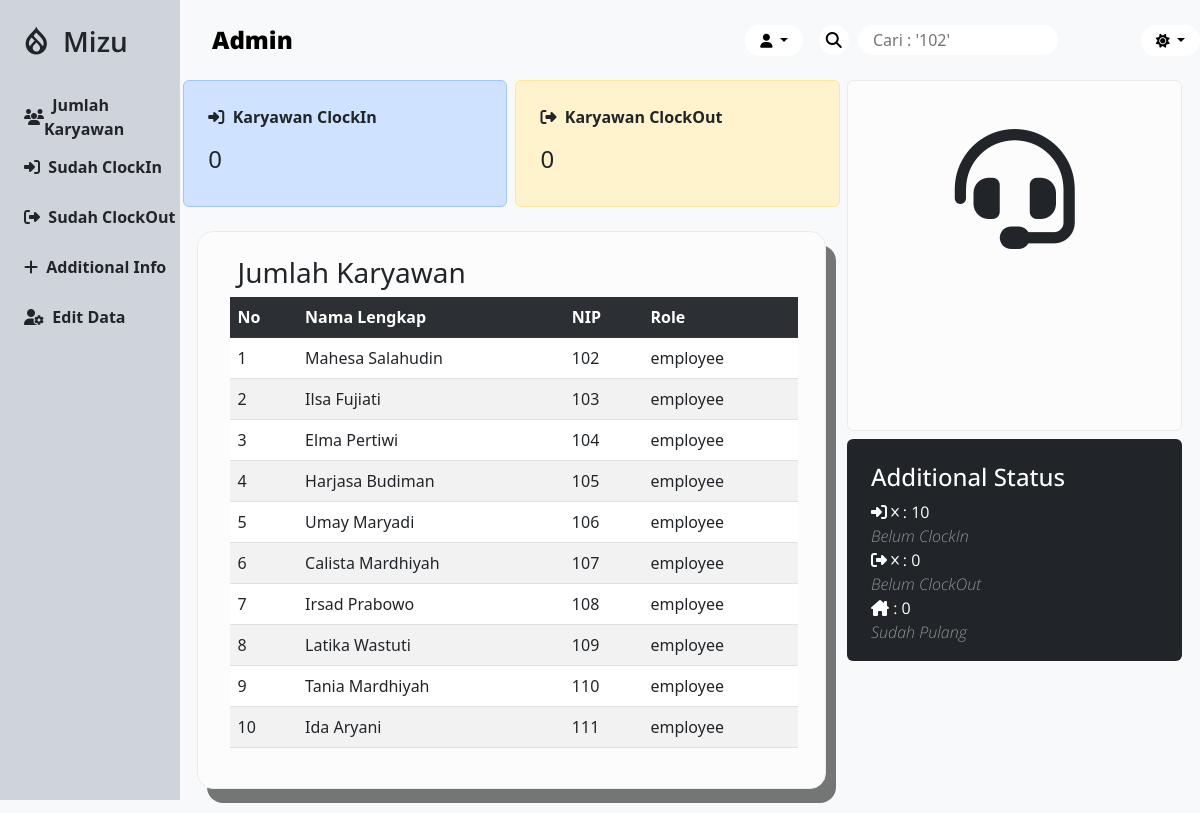
Screenshot of /dashboard/jumlah-karyawan.php with the database file from the repository.
### tables this page shows
CREATE TABLE `users` (
  `id` int(11) NOT NULL,
  `user_id` int(8) NOT NULL,
  `password` varchar(255) NOT NULL,
  `nama_lengkap` varchar(255) NOT NULL,
  `role` varchar(255) NOT NULL
);

### dashboard/jumlah-karyawan.php (the view, shortened to what this page needs)
<?php
$tgl = date("Y-m-d");
include("../connection.php");
$sql = "SELECT * FROM users WHERE role = 'employee'";
$result = $db->query($sql);
$jumlah_karyawan = mysqli_num_rows($result);
$sql = "SELECT jam_masuk FROM absensi WHERE tgl = '$tgl'";
$result = $db->query($sql);
$jumlah_data_clockin = mysqli_num_rows($result);
$sql = "SELECT jam_keluar FROM absensi WHERE tgl = '$tgl'";
$result = $db->query($sql);
$jumlah_data_clockout = mysqli_num_rows($result);
$emp_not_clockin = $jumlah_karyawan - $jumlah_data_clockin;
$sql = "SELECT * FROM users JOIN absensi ON users.user_id = absensi.user_id WHERE absensi.jam_masuk IS NOT NULL AND absensi.tgl = '$tgl' AND absensi.jam_keluar IS NULL ";
$result_belum_clockout = $db->query($sql);
$emp_not_clockout = mysqli_num_rows($result_belum_clockout);
$sql = "SELECT * FROM users JOIN absensi ON users.user_id = absensi.user_id WHERE absensi.jam_masuk IS NOT NULL AND absensi.jam_keluar IS NOT NULL AND absensi.tgl = '$tgl'";
$result_is_home = $db->query($sql);
$emp_home = mysqli_num_rows($result_is_home);
?>
<!DOCTYPE html>
<html lang="en" data-bs-theme="dark">
<head>
    <link rel="stylesheet" href="dashboard-style.css">
    <link href="https://cdn.jsdelivr.net/npm/bootstrap@5.3.0-alpha1/dist/css/bootstrap.min.css" rel="stylesheet">
</head>
<body style="background-color:var(--bs-tertiary-bg)">
    <div class="container-admin">
        <div class="side-navbar" style="background-color: var(--bs-dark-bg-subtle);">
            <nav>
                <ul>
                    <li class="mb-4 d-flex "><a href="./index-admin.php" class="brand"><i class="fa-brands fa-drupal"></i>&nbsp; Mizu</a></li>
                    <li class="nav-item"><a href="#" class="fw-semibold"><i class="fa-solid fa-users"></i>&nbsp;&nbsp;Jumlah Karyawan</a></li>
                    <li class="nav-item"><a href="./sudah-clockin.php" class="fw-semibold"><i class="fa-solid fa-right-to-bracket"></i>&nbsp;&nbsp;Sudah ClockIn</a></li>
                    <li class="nav-item"><a href="./sudah-clockout.php" class="fw-semibold"><i class="fa-solid fa-right-from-bracket"></i>&nbsp;&nbsp;Sudah ClockOut</a></li>
                    <li class="nav-item"><a href="./additional-info.php" class="fw-semibold"><i class="fa-solid fa-plus"></i>&nbsp;&nbsp;Additional Info</a></li>
                    <li class="nav-item"><a href="./edit-data.php" class="fw-semibold"><i class="fa-solid fa-user-gear"></i>&nbsp;&nbsp;Edit Data</a></li>
                </ul>
            </nav>
        </div>
        <div class="wrapper-admin" style="background-color:var(--bs-tertiary-bg)">
            <div class="navbar-admin">
                <nav>
                    <ul>
                        <li class="h-100 align-items-center">
                            <a href="./index-admin.php" class="title-admin" style="color:var(--bs-emphasis-color)">Admin</a>
                        </li>
                    </ul>
                    <div class="dropdown">
                        <button class="user-btn btn btn-sm dropdown-toggle" style="color: var(--bs-emphasis-color);
    background-color:var(--bs-body-bg) ;" type="button" data-bs-toggle="dropdown" aria-expanded="false">
                            <i class="fa-solid fa-user"></i>
                        </button>
                    </div>
                    <form class="ms-3" action="search.php" method="POST">
                        <div class="input-navbar-admin">
                            <button name="search" style="color:var(--bs-emphasis-color); background-color:var(--bs-body-bg)" type="submit"><i class="fa-solid fa-magnifying-glass"></i></button>
                            <input name="search_input" type="text" placeholder="Cari : '102'" style="color:var(--bs-emphasis-color); background-color:var(--bs-body-bg)">
                        </div>
                    </form>
                    <div class="dropdown">
                        <button class="user-btn btn btn-sm dropdown-toggle" style="color: var(--bs-emphasis-color);
    background-color:var(--bs-body-bg) ;" type="button" data-bs-toggle="dropdown" aria-expanded="false">
                            <i class="fa-solid fa-sun theme-icon-active" data-theme-icon-active="fa-sun"></i>
                        </button>
                    </div>
                </nav>
            </div>
            <div class="item-admin d-flex">
                <div class="item-admin-start gap-4 d-flex flex-column justify-content-center align-items-center pb-4" style="width: 65%; height:auto">
                    <div class="data-karyawan w-100 d-flex align-items-center justify-content-center">
                        <div class="output-karyawan d-flex gap-2" style="width:99%">
                            <div class="h-auto p-4 rounded-2 " style="background-color:var(--bs-primary-bg-subtle);color:var(--bs-primary-text); border: 1px solid var(--bs-primary-border-subtle);width:430px">
                                <p class="fw-semibold"><i class="fa-solid fa-right-to-bracket"></i>&nbsp;&nbsp;Karyawan ClockIn</p>
                                <h4 style="color:var(--bs-primary-text)">
                                    <?= $jumlah_data_clockin ?>
                            </div>
                            <div class="h-auto p-4 rounded-2" style="background-color: var(--bs-warning-bg-subtle); color:var(--bs-warning-text); border:1px solid var(--bs-warning-border-subtle);width:430px">
                                <p class="fw-semibold"><i class="fa-solid fa-right-from-bracket"></i>&nbsp;&nbsp;Karyawan ClockOut</p>
                                <h4 style="color:var(--bs-warning-text)">
                                    <?= $jumlah_data_clockout ?>
                                </h4>
                            </div>
                        </div>
                    </div>
                    <div class="additional-item rounded-4 p-4 " style="width:95%; box-shadow: 10px 14px 0px 0px rgba(0,0,0,0.53);
        -webkit-box-shadow: 10px 14px 0px 0px rgba(0,0,0,0.53);
        -moz-box-shadow: 10px 14px 0px 0px rgba(0,0,0,0.53); background-color:var(--bs-light-bg-subtle);color:var(--bs-light-text);border:1px solid var(--bs-light-border-subtle);">
                        <h3 class="ms-3">Jumlah Karyawan</h3>
                        <table class="table table-striped ms-2 me-2 mt-2" style="width:98%">
                            <tr class="tr-header table-dark">
                                <th>No</th>
                                <th>Nama Lengkap</th>
                                <th>NIP</th>
                                <th>Role</th>
                            </tr>
                            <?php
                            include("../connection.php");
                            $sql = "SELECT * FROM users WHERE role = 'employee'";
                            $result = $db->query($sql);
                            $no = 1;
                            while ($data = $result->fetch_assoc()) {
                                echo "<tr>";
                                echo "<td>" . $no++ . "</td>";
                                echo "<td>" . $data["nama_lengkap"] . "</td>";
                                echo "<td>" . $data["user_id"] . "</td>";
                                echo "<td>" . $data["role"] . "</td>";
                                echo "</tr>";
                            }
                            ?>
                        </table>
                    </div>
                </div>
                <div class="item-admin-end d-flex flex-column ms-1" style="width: 35%;  font-family: 'Open Sans', sans-serif;">
                    <div class="admin-profile p-5 d-flex flex-column align-items-center  rounded-2" style="width:95%; height:351px;color: var(--bs-light-text);background-color:var(--bs-light-bg-subtle);border:1px solid var(--bs-light-border-subtle)">
                        <div class="icon">
                            <h1><i class="fa-solid fa-headset fa-3x"></i></h1>
                        </div>
                    </div>
                    <div class="admin-status d-flex flex-column justify-content-evenly p-4 mt-2 rounded-2" style="width:95%; height:222.3px;background-color:var(--bs-body-color); color: var(--bs-body-bg); ">
                        <h4 style="color: var(--bs-body-bg);">Additional Status</h4>
                        <div class="sisa-clockin d-flex flex-column">
                            <div class="">
                                <i class="fa-solid fa-right-to-bracket"></i>&nbsp;<i class="fa-solid fa-x fa-2xs"></i>&nbsp;:&nbsp;<?= $emp_not_clockin ?>
                            </div>
                            <i class="fw-lighter opacity-50" style="color: var(--bs-body-bg);">Belum ClockIn</i>
                        </div>
                        <div class="sisa-clockout d-flex flex-column">
                            <div class="">
                                <i class="fa-solid fa-right-from-bracket"></i>&nbsp;<i class="fa-solid fa-x fa-2xs"></i>&nbsp;:&nbsp;<?= $emp_not_clockout ?>
                            </div>
                            <i class="fw-lighter opacity-50 fs-6" style="color: var(--bs-body-bg);">Belum ClockOut</i>
                        </div>
                        <div class="sudah-pulang d-flex flex-column">
                            <div class="">
                                <i class="fa-solid fa-house-chimney"></i>&nbsp;:&nbsp;<?= $emp_home ?>
                            </div>
                            <i class="fw-lighter opacity-50 fs-6" style="color: var(--bs-body-bg);">Sudah Pulang</i>
                        </div>
                    </div>
                </div>
            </div>
        </div>
</body>
</html>

### dashboard/dashboard-style.css (style rules this page uses)
*, html, body { padding: 0; margin: 0; box-sizing: border-box; }
.container-admin { min-width: 100%; height: auto; display: flex; }
.side-navbar { position: fixed; height: 100vh; width: 15%; }
.side-navbar nav { margin-top: 18px; }
.side-navbar ul { padding-left: 1.5rem; }
.side-navbar ul li { list-style-type: none; height: 50px; display: flex; align-items: center; }
.brand { font-family: "Open sans", sans-serif; font-size: 28px; font-weight: 600; margin-bottom: 5px; }
.side-navbar ul li a { display: flex; align-items: center; width: 100%; height: 100%; cursor: pointer; text-decoration: none; color: var(--bs-dark-text); transition: all .2s ease-in; }
.wrapper-admin { margin-left: 15%; width: 85%; height: 100vh; }
.navbar-admin { width: 100%; height: 80px; display: flex; align-items: center; }
.navbar-admin nav { width: 100%; display: flex; align-items: center; }
.navbar-admin nav ul { list-style-type: none; text-decoration: none; width: 59%; margin-bottom: 0; }
.navbar-admin nav ul li a { text-decoration: none; color: black; font-size: 24px; font-family: "Open Sans", "sans-serif"; }
.title-admin { font-weight: 800; }
.user-btn { border: none !important; padding: 5px 15px !important; border-radius: 30px !important ; font-weight: 600 !important; }
.input-navbar-admin { width: 322px; }
.input-navbar-admin button { height:30px; width:30px; border-radius:30px; border: none; }
.input-navbar-admin input { border: none; margin-left:5px ; padding: 0 15px; border-radius: 30px; height: 30px; width: 200px; transition: all .2s ease-in-out; }

### rows the page displays
users: nama_lengkap "Mahesa Salahudin", user "102", role "employee"
users: nama_lengkap "Ilsa Fujiati", user "103", role "employee"
users: nama_lengkap "Elma Pertiwi", user "104", role "employee"
users: nama_lengkap "Harjasa Budiman", user "105", role "employee"
users: nama_lengkap "Umay Maryadi", user "106", role "employee"
users: nama_lengkap "Calista Mardhiyah", user "107", role "employee"
users: nama_lengkap "Irsad Prabowo", user "108", role "employee"
users: nama_lengkap "Latika Wastuti", user "109", role "employee"
users: nama_lengkap "Tania Mardhiyah", user "110", role "employee"
users: nama_lengkap "Ida Aryani", user "111", role "employee"

### other values shown
$jumlah_data_clockin "0"
$jumlah_data_clockout "0"
$emp_not_clockin "10"
$emp_not_clockout "0"
$emp_home "0"
